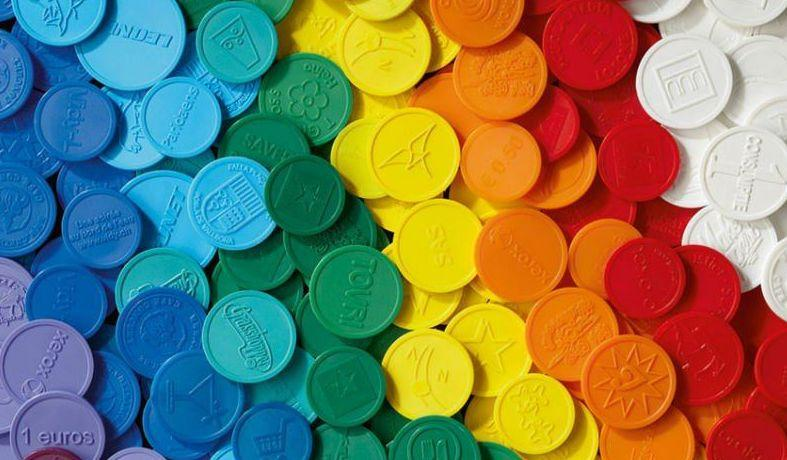
//> input picture Codes(IP Workshop)/coins.jpeg, 787 x 460 px
$ ./templatematching coins.jpeg temp.jpeg   (built with g++ and OpenCV 4)
//> lines starting //> are read from the running program, lines starting //| are printed output that depends on the picture; after the words box and inside, x2 and y2 are one past the last pixel; in counts of white or black regions, pixels touching at a corner belong together
/**
 * @file MatchTemplate_Demo.cpp
 * @brief Sample code to use the function MatchTemplate
 * @author OpenCV team
 */

#include "opencv2/imgcodecs.hpp"
#include "opencv2/highgui.hpp"
#include "opencv2/imgproc.hpp"
#include <iostream>

using namespace std;
using namespace cv;

//! [declare]
/// Global Variables
bool use_mask;
Mat img; Mat templ; Mat mask; Mat result;
const char* image_window = "coins.jpeg";
const char* result_window = "Result window";

int match_method;
int max_Trackbar = 5;
//! [declare]

/// Function Headers
void MatchingMethod( int, void* );

/**
 * @function main
 */
int main( int argc, char** argv )
{
  if (argc < 3)
  {
    cout << "Not enough parameters" << endl;
    cout << "Usage:\n./MatchTemplate_Demo <image_name> <template_name> [<mask_name>]" << endl;
    return -1;
  }

  //! [load_image]
  /// Load image and template
  img = imread( "coins.jpeg", 1 );
//> img is the input picture: 460 rows x 787 cols, CV_8UC3; mean B, G, R 94.5, 123.5, 122.3
  templ = imread( "temp.jpeg", 1 );
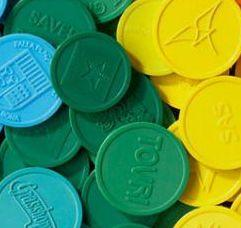
//> input picture Codes(IP Workshop)/temp.jpeg, 241 x 228 px
//> templ is the input picture: 228 rows x 241 cols, CV_8UC3; mean B, G, R 72.2, 148.2, 85.3

  if(argc > 3) {
    use_mask = true;
    mask = imread( argv[3], IMREAD_COLOR );
  }

  if(img.empty() || templ.empty() || (use_mask && mask.empty()))
  {
    cout << "Can't read one of the images" << endl;
    return -1;
  }
  //! [load_image]

  //! [create_windows]
  /// Create windows
  namedWindow( "image_window", WINDOW_AUTOSIZE );
  namedWindow( "result_window", WINDOW_AUTOSIZE );
  //! [create_windows]

  //! [create_trackbar]
  /// Create Trackbar
  const char* trackbar_label = "Method: \n 0: SQDIFF \n 1: SQDIFF NORMED \n 2: TM CCORR \n 3: TM CCORR NORMED \n 4: TM COEFF \n 5: TM COEFF NORMED";
  createTrackbar( "A", image_window, &match_method, max_Trackbar, MatchingMethod );
  //! [create_trackbar]

  MatchingMethod( 0, 0 );

  //! [wait_key]
  waitKey(0);
  return 0;
  //! [wait_key]
}

/**
 * @function MatchingMethod
 * @brief Trackbar callback
 */
void MatchingMethod( int, void* )
{
  //! [copy_source]
  /// Source image to display
  Mat img_display;
  img.copyTo( img_display );
  //! [copy_source]

  //! [create_result_matrix]
  /// Create the result matrix
  int result_cols =  img.cols - templ.cols + 1;
//> result_cols = 547
  int result_rows = img.rows - templ.rows + 1;
//> result_rows = 233

  result.create( result_rows, result_cols, CV_32FC1 );
  //! [create_result_matrix]

  //! [match_template]
  /// Do the Matching and Normalize
  bool method_accepts_mask = (TM_SQDIFF == match_method || match_method == TM_CCORR_NORMED);
  if (use_mask && method_accepts_mask)
    { matchTemplate( img, templ, result, match_method, mask); }
  else
    { matchTemplate( img, templ, result, match_method); }
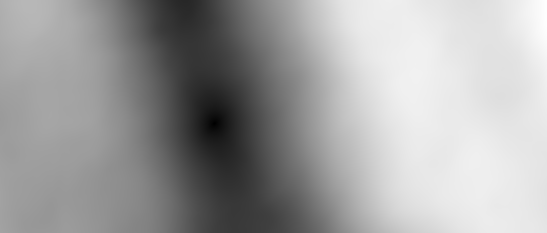
//> result: 233 rows x 547 cols, CV_32FC1; min 6132346, max 2.93e+09, mean 1.85e+09; drawn with min black and max white
  //! [match_template]

  //! [normalize]
  normalize( result, result, 0, 1, NORM_MINMAX, -1, Mat() );
  //! [normalize]

  //! [best_match]
  /// Localizing the best match with minMaxLoc
  double minVal; double maxVal; Point minLoc; Point maxLoc;
  Point matchLoc;

  minMaxLoc( result, &minVal, &maxVal, &minLoc, &maxLoc, Mat() );
//> minVal = 0; maxVal = 1; minLoc = Point(214, 123); maxLoc = Point(546, 0)
  //! [best_match]

  //! [match_loc]
  /// For SQDIFF and SQDIFF_NORMED, the best matches are lower values. For all the other methods, the higher the better
  if( match_method  == TM_SQDIFF || match_method == TM_SQDIFF_NORMED )
    { matchLoc = minLoc; }
//> matchLoc = Point(214, 123)
  else
    { matchLoc = maxLoc; }
  //! [match_loc]

  //! [imshow]
  /// Show me what you got
  rectangle( img_display, matchLoc, Point( matchLoc.x + templ.cols , matchLoc.y + templ.rows ), Scalar::all(0), 2, 8, 0 );
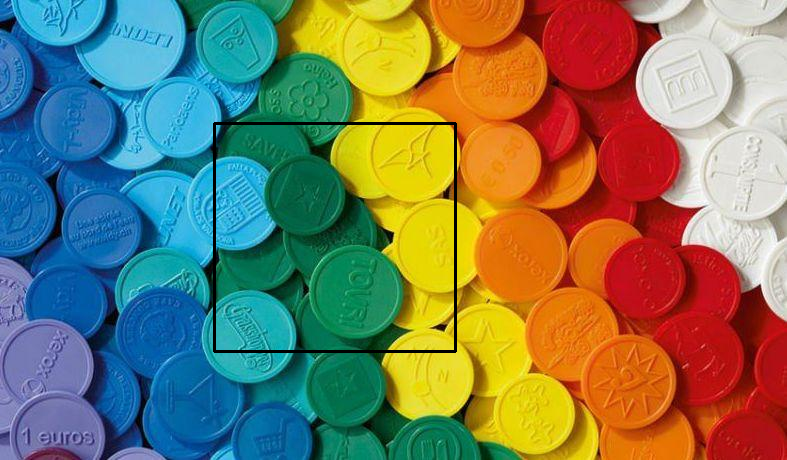
//> img_display: 460 rows x 787 cols, CV_8UC3; 0.78% of pixels changed, all inside (x1, y1, x2, y2) = (213, 122, 457, 353)
  rectangle( result, matchLoc, Point( matchLoc.x + templ.cols , matchLoc.y + templ.rows ), Scalar::all(0), 2, 8, 0 );
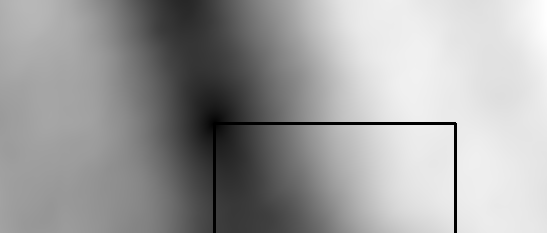
//> result: 233 rows x 547 cols, CV_32FC1; min 0, max 1, mean 0.625

  imshow( "image_window", img );
  imshow( "result_window", templ );
  //! [imshow]

  return ;
}
